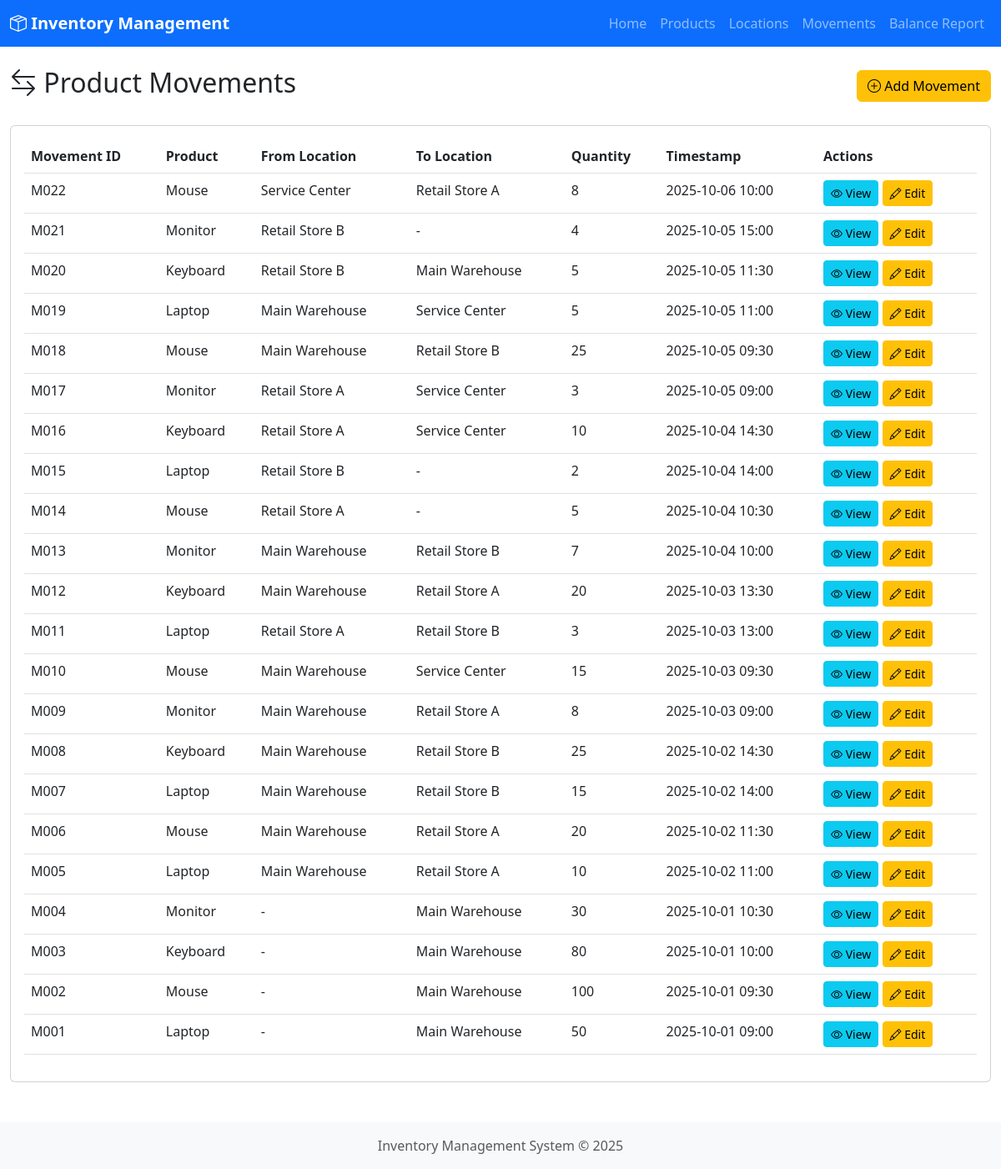
/movements, run on the app's committed database.
### models.py (models this page shows, shortened)
class ProductMovement(db.Model):
    __tablename__ = 'product_movement'
    movement_id = db.Column(db.String(50), primary_key=True)
    timestamp = db.Column(db.DateTime, nullable=False, default=datetime.utcnow)
    from_location = db.Column(db.String(50), db.ForeignKey('location.location_id'), nullable=True)
    to_location = db.Column(db.String(50), db.ForeignKey('location.location_id'), nullable=True)
    product_id = db.Column(db.String(50), db.ForeignKey('product.product_id'), nullable=False)
    qty = db.Column(db.Integer, nullable=False)
    product = db.relationship('Product', backref='movements')
    from_loc = db.relationship('Location', foreign_keys=[from_location])
    to_loc = db.relationship('Location', foreign_keys=[to_location])

class Product(db.Model):
    __tablename__ = 'product'
    product_id = db.Column(db.String(50), primary_key=True)
    name = db.Column(db.String(100), nullable=False)
    description = db.Column(db.Text)

class Location(db.Model):
    __tablename__ = 'location'
    location_id = db.Column(db.String(50), primary_key=True)
    name = db.Column(db.String(100), nullable=False)

### app.py (the view)
@app.route('/movements')
def movements_list():
    movements = ProductMovement.query.order_by(ProductMovement.timestamp.desc()).all()
    return render_template('movements_list.html', movements=movements)

### templates/movements_list.html (shortened to what this page needs)
{% extends "base.html" %}
{% block content %}
<div class="d-flex justify-content-between align-items-center mb-4">
    <h2><i class="bi bi-arrow-left-right"></i> Product Movements</h2>
    <a href="{{ url_for('movements_add') }}" class="btn btn-warning">
        <i class="bi bi-plus-circle"></i> Add Movement
    </a>
</div>
<div class="card">
    <div class="card-body">
        <div class="table-responsive">
            <table class="table table-hover">
                <thead>
                    <tr>
                        <th>Movement ID</th>
                        <th>Product</th>
                        <th>From Location</th>
                        <th>To Location</th>
                        <th>Quantity</th>
                        <th>Timestamp</th>
                        <th class="table-actions">Actions</th>
                    </tr>
                </thead>
                <tbody>
                    {% for movement in movements %}
                    <tr>
                        <td>{{ movement.movement_id }}</td>
                        <td>{{ movement.product.name }}</td>
                        <td>{{ movement.from_loc.name if movement.from_loc else '-' }}</td>
                        <td>{{ movement.to_loc.name if movement.to_loc else '-' }}</td>
                        <td>{{ movement.qty }}</td>
                        <td>{{ movement.timestamp.strftime('%Y-%m-%d %H:%M') }}</td>
                        <td class="table-actions">
                            <a href="{{ url_for('movements_view', movement_id=movement.movement_id) }}" class="btn btn-sm btn-info">
                                <i class="bi bi-eye"></i> View
                            </a>
                            <a href="{{ url_for('movements_edit', movement_id=movement.movement_id) }}" class="btn btn-sm btn-warning">
                                <i class="bi bi-pencil"></i> Edit
                            </a>
                        </td>
                    </tr>
                    {% else %}
                    <tr>
                        <td colspan="7" class="text-center">No movements found</td>
                    </tr>
                    {% endfor %}
                </tbody>
            </table>
        </div>
    </div>
</div>
{% endblock %}

### templates/base.html (shortened to what this page needs)
<!DOCTYPE html>
<html lang="en">
<head>
    <link href="https://cdn.jsdelivr.net/npm/bootstrap@5.3.0/dist/css/bootstrap.min.css" rel="stylesheet">
    <link rel="stylesheet" href="https://cdn.jsdelivr.net/npm/bootstrap-icons@1.10.0/font/bootstrap-icons.css">
</head>
<body>
    <nav class="navbar navbar-expand-lg navbar-dark bg-primary">
        <div class="container-fluid">
            <a class="navbar-brand" href="{{ url_for('index') }}">
                <i class="bi bi-box-seam"></i> Inventory Management
            </a>
            <div class="collapse navbar-collapse" id="navbarNav">
                <ul class="navbar-nav ms-auto">
                    <li class="nav-item">
                        <a class="nav-link" href="{{ url_for('index') }}">Home</a>
                    </li>
                    <li class="nav-item">
                        <a class="nav-link" href="{{ url_for('products_list') }}">Products</a>
                    </li>
                    <li class="nav-item">
                        <a class="nav-link" href="{{ url_for('locations_list') }}">Locations</a>
                    </li>
                    <li class="nav-item">
                        <a class="nav-link" href="{{ url_for('movements_list') }}">Movements</a>
                    </li>
                    <li class="nav-item">
                        <a class="nav-link" href="{{ url_for('report_balance') }}">Balance Report</a>
                    </li>
                </ul>
            </div>
        </div>
    </nav>
    <div class="container-fluid content mt-4">
        {% block content %}{% endblock %}
    </div>
    <footer class="bg-light text-center py-3 mt-5">
        <div class="container">
            <p class="text-muted mb-0">Inventory Management System &copy; 2025</p>
        </div>
    </footer>
</body>
</html>

### templates/base.html (style rules this page uses)
body { min-height: 100vh; display: flex; flex-direction: column; }
.content { flex: 1; }
.navbar-brand { font-weight: bold; }
.table-actions { white-space: nowrap; }

### data on the page
ProductMovement: movement_id "M022", product.name "Mouse", from_loc "Service Center", to_loc "Retail Store A", qty "8", timestamp "2025-10-06 10:00"
ProductMovement: movement_id "M021", product.name "Monitor", from_loc "Retail Store B", to_loc "-", qty "4", timestamp "2025-10-05 15:00"
ProductMovement: movement_id "M020", product.name "Keyboard", from_loc "Retail Store B", to_loc "Main Warehouse", qty "5", timestamp "2025-10-05 11:30"
ProductMovement: movement_id "M019", product.name "Laptop", from_loc "Main Warehouse", to_loc "Service Center", qty "5", timestamp "2025-10-05 11:00"
ProductMovement: movement_id "M018", product.name "Mouse", from_loc "Main Warehouse", to_loc "Retail Store B", qty "25", timestamp "2025-10-05 09:30"
ProductMovement: movement_id "M017", product.name "Monitor", from_loc "Retail Store A", to_loc "Service Center", qty "3", timestamp "2025-10-05 09:00"
ProductMovement: movement_id "M016", product.name "Keyboard", from_loc "Retail Store A", to_loc "Service Center", qty "10", timestamp "2025-10-04 14:30"
ProductMovement: movement_id "M015", product.name "Laptop", from_loc "Retail Store B", to_loc "-", qty "2", timestamp "2025-10-04 14:00"
ProductMovement: movement_id "M014", product.name "Mouse", from_loc "Retail Store A", to_loc "-", qty "5", timestamp "2025-10-04 10:30"
ProductMovement: movement_id "M013", product.name "Monitor", from_loc "Main Warehouse", to_loc "Retail Store B", qty "7", timestamp "2025-10-04 10:00"
ProductMovement: movement_id "M012", product.name "Keyboard", from_loc "Main Warehouse", to_loc "Retail Store A", qty "20", timestamp "2025-10-03 13:30"
ProductMovement: movement_id "M011", product.name "Laptop", from_loc "Retail Store A", to_loc "Retail Store B", qty "3", timestamp "2025-10-03 13:00"
ProductMovement: movement_id "M010", product.name "Mouse", from_loc "Main Warehouse", to_loc "Service Center", qty "15", timestamp "2025-10-03 09:30"
ProductMovement: movement_id "M009", product.name "Monitor", from_loc "Main Warehouse", to_loc "Retail Store A", qty "8", timestamp "2025-10-03 09:00"
ProductMovement: movement_id "M008", product.name "Keyboard", from_loc "Main Warehouse", to_loc "Retail Store B", qty "25", timestamp "2025-10-02 14:30"
ProductMovement: movement_id "M007", product.name "Laptop", from_loc "Main Warehouse", to_loc "Retail Store B", qty "15", timestamp "2025-10-02 14:00"
ProductMovement: movement_id "M006", product.name "Mouse", from_loc "Main Warehouse", to_loc "Retail Store A", qty "20", timestamp "2025-10-02 11:30"
ProductMovement: movement_id "M005", product.name "Laptop", from_loc "Main Warehouse", to_loc "Retail Store A", qty "10", timestamp "2025-10-02 11:00"
ProductMovement: movement_id "M004", product.name "Monitor", from_loc "-", to_loc "Main Warehouse", qty "30", timestamp "2025-10-01 10:30"
ProductMovement: movement_id "M003", product.name "Keyboard", from_loc "-", to_loc "Main Warehouse", qty "80", timestamp "2025-10-01 10:00"
ProductMovement: movement_id "M002", product.name "Mouse", from_loc "-", to_loc "Main Warehouse", qty "100", timestamp "2025-10-01 09:30"
ProductMovement: movement_id "M001", product.name "Laptop", from_loc "-", to_loc "Main Warehouse", qty "50", timestamp "2025-10-01 09:00"
